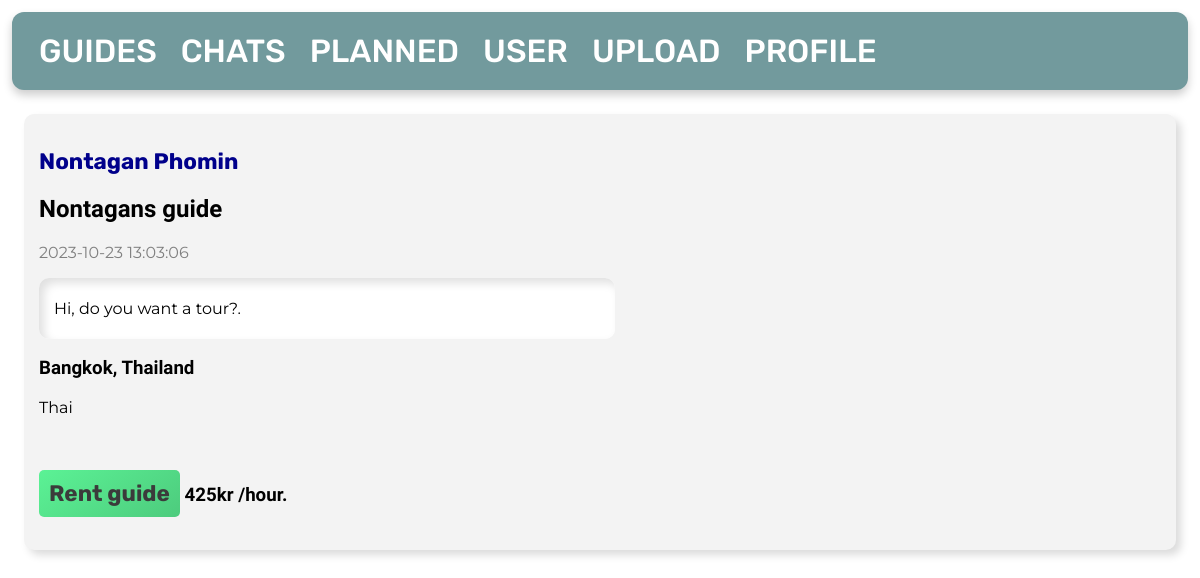
/2/view/, run on an earlier commit of the app's database.
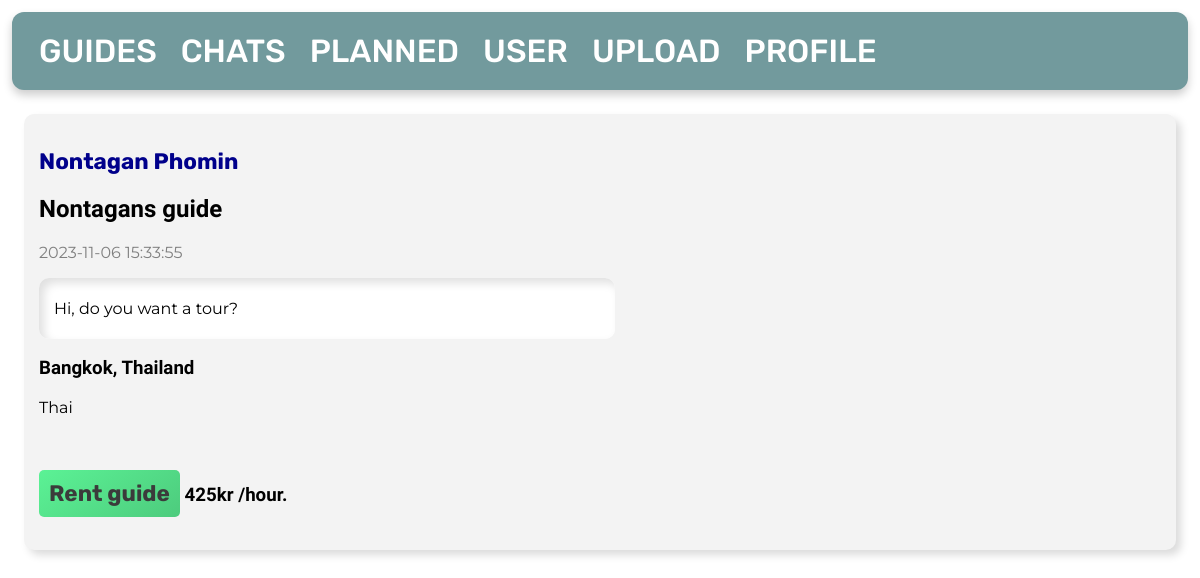
And on a later commit of the database.
### tables this page shows
CREATE TABLE posts
(
    id       INTEGER PRIMARY KEY AUTOINCREMENT,
    byUser   INTEGER,
    created  TIMESTAMP NOT NULL DEFAULT CURRENT_TIMESTAMP,
    title    TEXT      NOT NULL,
    content  TEXT      NOT NULL,
    country  TEXT      NOT NULL,
    city     TEXT      NOT NULL,
    language TEXT,
    price    INTEGER   NOT NULL,
    FOREIGN KEY (byUser) REFERENCES user (id)
);

### app.py (the view)
@app.route('/<int:id>/view/', methods=('GET', 'POST'))
def view(id):
    conn = get_db_connection()
    posts = conn.execute('SELECT * FROM posts, user WHERE posts.id = ? AND posts.byUser = user.id', (id,)).fetchone()
    conn.close()
    return render_template('view-guide.html', posts=posts)

### app.py (called while the page is built)
def get_db_connection():
    conn = sqlite3.connect('database.db')
    conn.row_factory = sqlite3.Row
    return conn

### templates/view-guide.html
{% extends 'base.html' %}
{% block content %}
    <div class='post'>
        <h3>
            <a id="profile"
               href="{{ url_for('viewProfile', id=posts['id'], u=posts['byUser']) }}">{{ posts['firstname'] }} {{ posts['lastname'] }}</a>
        </h3>
        <h2>{{ posts['title'] }}</h2>
        <p id="date">{{ posts['created'] }}</p>
        <div id="textsec">
            <p>{{ posts['content'] }}</p>
        </div>
        <h3>{{ posts['city'] }}, {{ posts['country'] }}</h3>
        <p>{{ posts['language'] }}</p>
        <br>
        <h3>
            <a href="{{ url_for('rent', id=posts['id']) }}">Rent guide</a> {{ posts['price'] }}kr /hour.
        </h3>
    </div>
{% endblock %}

What changed in the data, as far as the page shows it:
changed posts "Nontagans guide": created "2023-10-23 13:03:06" → "2023-11-06 15:33:55"; content "Hi, do you want a tour?." → "Hi, do you want a tour?"
